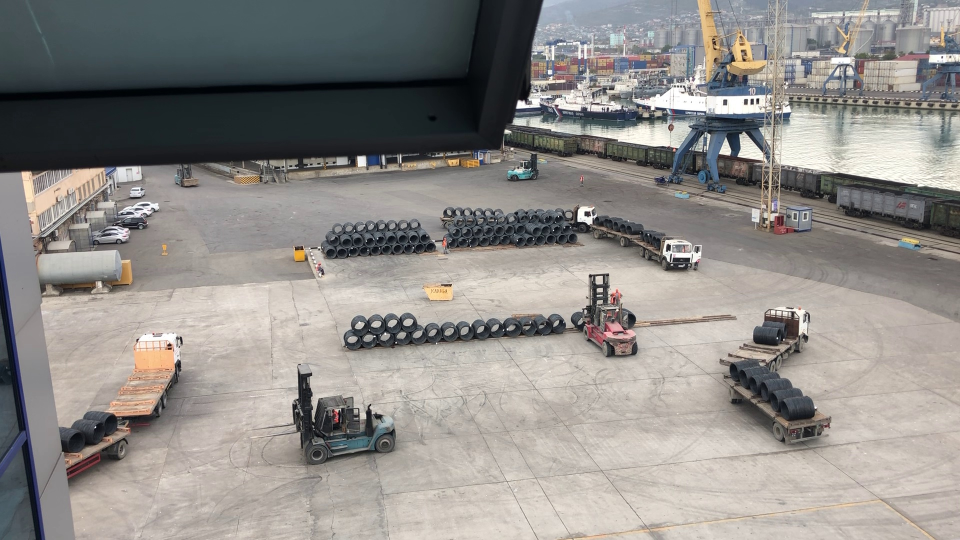
#> input picture img_obj_det1_120.jpg, 1920 x 1080 px (shown at 1/2 size)
$ jupyter execute --allow-errors YOLO_object_detection.ipynb
#> lines starting #> are read from the running program, lines starting #| are printed output that depends on the picture
https://pysource.com/2019/06/27/yolo-object-detection-using-opencv-with-python/

это для видео

https://pysource.com/2019/07/08/yolo-real-time-detection-on-cpu/

это для обучения

https://pysource.com/2020/04/02/train-yolo-to-detect-a-custom-object-online-with-free-gpu/

[cell 1]
import cv2
import numpy as np
import time

#> (a cell that did not finish here is left out)

[cell 3]
# Loading image
img = cv2.imread("img_obj_det1_120.jpg")
#> img is the input picture: shape (1080, 1920, 3); mean B, G, R 136.5, 140, 143.1

[cell 4]
img = cv2.resize(img, None, fx=0.4, fy=0.4)
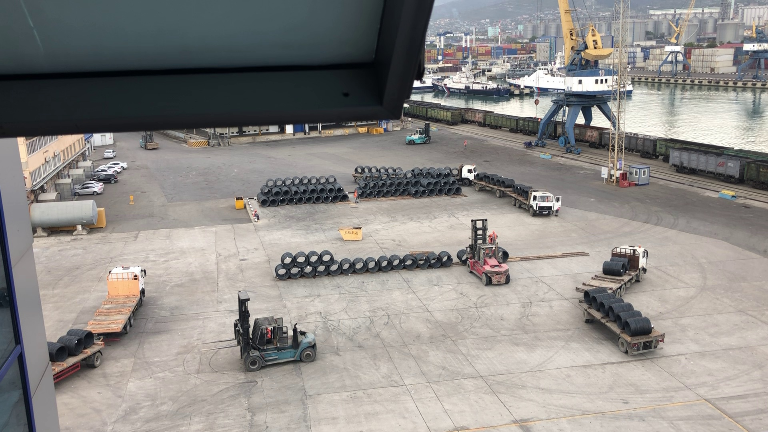
#> img: shape (432, 768, 3); mean B, G, R 136.5, 140, 143.1
height, width, channels = img.shape
#> height = 432; width = 768; channels = 3
# Detecting objects

start_time = time.time()
blob = cv2.dnn.blobFromImage(img, 0.00392, (320, 320), (0, 0, 0), True, crop=False)
#> (the rest of this cell did not finish here and is left out)
